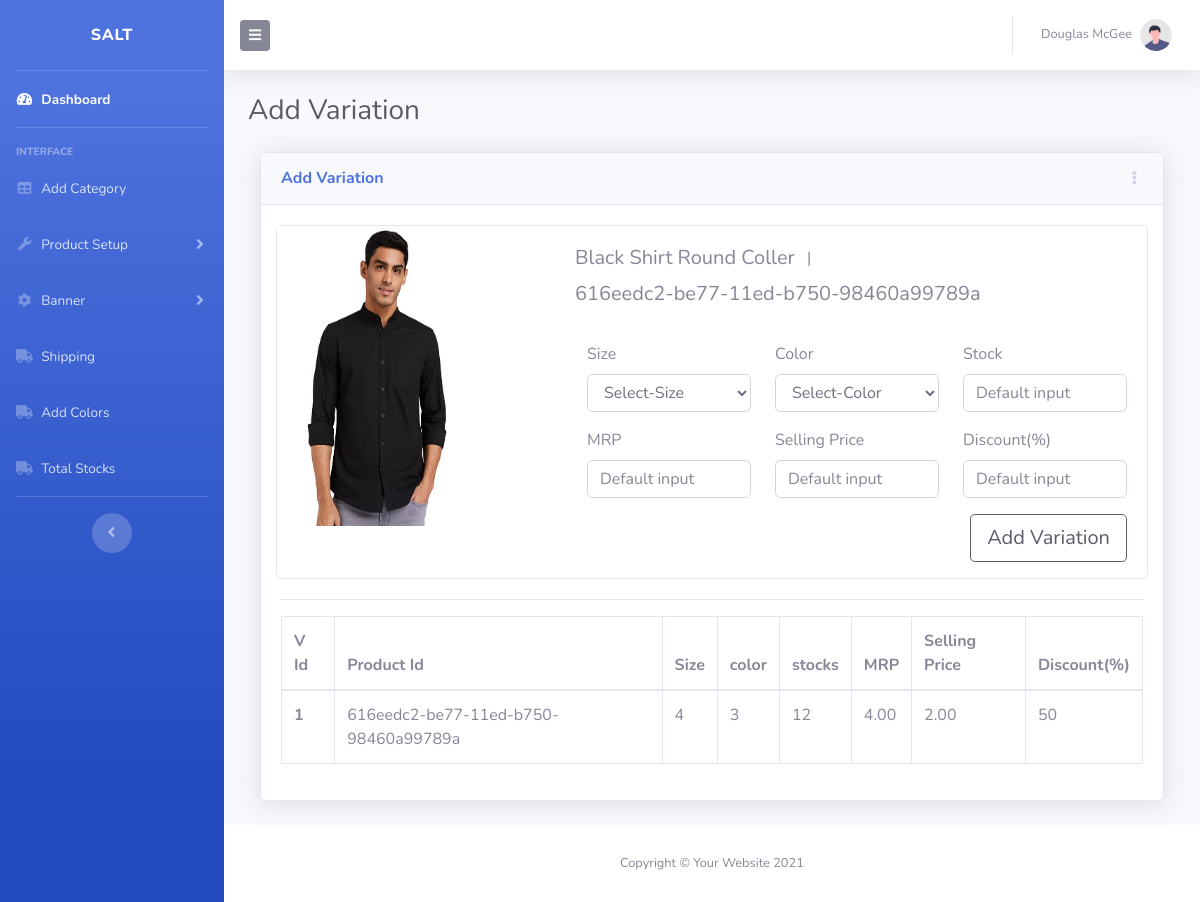
/add-variation/616eedc2-be77-11ed-b750-98460a99789a, run on the app's committed database.
### tables this page shows
CREATE TABLE `tbl_main_product` (
  `product_id` int(12) NOT NULL,
  `product_uuid` varchar(255) NOT NULL,
  `product_name` varchar(255) NOT NULL,
  `slug_product` varchar(255) NOT NULL,
  `brand_name` varchar(25) NOT NULL,
  `article_no` varchar(100) NOT NULL,
  `parent_cat_id` int(2) NOT NULL,
  `child_cat_id` int(2) NOT NULL,
  `slug_cat_child` varchar(255) DEFAULT NULL,
  `product_main_image` varchar(255) NOT NULL,
  `product_short_description` varchar(255) NOT NULL,
  `product_long_description` varchar(255) NOT NULL,
  `product_size` varchar(255) NOT NULL,
  `product_size_name` varchar(255) NOT NULL,
  `product_color` varchar(255) NOT NULL,
  `product_color_name` varchar(255) NOT NULL,
  `product_quantity` int(100) NOT NULL,
  `product_mrp` float(20,2) NOT NULL,
  `product_selling_price` float(20,2) NOT NULL,
  `discount_percentage` int(2) NOT NULL,
  `created_at` timestamp(6) NOT NULL DEFAULT current_timestamp(6) ON UPDATE current_timestamp(6),
  `updated_at` timestamp(6) NOT NULL DEFAULT '0000-00-00 00:00:00.000000',
  `status` int(2) NOT NULL DEFAULT 1,
  `isActive` int(2) NOT NULL DEFAULT 1
);

CREATE TABLE `tbl_product_variation` (
  `variant_id` int(11) NOT NULL,
  `product_id` int(11) NOT NULL,
  `product_uuid` varchar(255) NOT NULL,
  `product_size` varchar(255) NOT NULL,
  `product_size_name` varchar(255) NOT NULL,
  `product_color` varchar(255) NOT NULL,
  `product_color_name` varchar(255) NOT NULL,
  `product_mrp` float(20,2) NOT NULL,
  `product_selling_price` float(20,2) NOT NULL,
  `discount_percentage` int(2) NOT NULL,
  `product_quantity` int(11) NOT NULL,
  `created_at` timestamp(6) NOT NULL DEFAULT current_timestamp(6) ON UPDATE current_timestamp(6),
  `isDeleted` int(2) NOT NULL,
  `isActive` int(2) NOT NULL DEFAULT 1,
  `status` int(2) NOT NULL DEFAULT 1
);

### application/controllers/Admin/Admin_Controller.php (called while the page is built, shortened)
<?php
class Admin_Controller extends CI_Controller {
	function __construct() {
		$this->load->helper('url');
        $this->load->model('Admin_model');
	}
	public function add_variation($product_uuid)
	{
		$data['selected_product'] = $this->Admin_model->fetchSingleProduct($product_uuid);
		$data['product_sizes'] = $this->Admin_model->showSizes();
		$data['product_colors'] = $this->Admin_model->showColors();
		$data['variation'] = $this->Admin_model->fetchProductVariationDetails($product_uuid);
		$this->load->view('admin/header');
		$this->load->view('admin/side_nav');
		$this->load->view('admin/top_nav');
		$this->load->view('admin/add_variation', $data);
		$this->load->view('admin/footer');
	}
}

### index.php (called while the page is built, shortened)
<?php
require_once BASEPATH.'core/CodeIgniter.php';

### application/models/Admin_model.php (called while the page is built, shortened)
<?php
 class Admin_Model extends CI_Model{
    public function fetchSingleProduct($product_uuid)
    {
        $query = "SELECT product_id,product_uuid,product_color,product_name,article_no,product_main_image FROM tbl_main_product WHERE product_uuid='$product_uuid'";
        $q = $this->db->query($query);
        if ($q->num_rows() > 0) {
               return $q->result();
          }
          else {
              return NULL;
          }
    }
    public function fetchProductVariationDetails($product_id)
    {
        $query = "SELECT variant_id,product_id,product_uuid,product_size,
        product_color,product_mrp,product_selling_price,discount_percentage,
        product_quantity FROM tbl_product_variation WHERE product_uuid='$product_id'";
        $q = $this->db->query($query);
        if ($q->num_rows() > 0) {
               return $q->result();
          }
          else {
              return NULL;
          }
    }
}

### application/views/admin/add_variation.php (the view, shortened to what this page needs)
<!DOCTYPE html>
<html lang="en">
<head>
</head>
<body>
<div class="container-fluid">
 <div class="d-sm-flex align-items-center justify-content-between mb-4">
     <h1 class="h3 mb-0 text-gray-800">Add Variation</h1>
 </div>
  <div class="col-xl-12 col-lg-12">
         <div class="card shadow mb-4">
             <div
                 class="card-header py-3 d-flex flex-row align-items-center justify-content-between">
                 <h6 class="m-0 font-weight-bold text-primary">Add Variation</h6>
                 <div class="dropdown no-arrow">
                     <a class="dropdown-toggle" href="#" role="button" id="dropdownMenuLink"
                         data-toggle="dropdown" aria-haspopup="true" aria-expanded="false">
                         <i class="fas fa-ellipsis-v fa-sm fa-fw text-gray-400"></i>
                     </a>
                 </div>
             </div>
             <div class="card-body">
            <div class="form-row">
                    <form>
            <div class="card mb-1" style="">
  <div class="row no-gutters">
    <div class="col-md-4">
      <img class=""  src="<?= base_url('uploads/'.$selected_product[0]->product_main_image); ?>" height="300" width="200" alt="...">
    </div>
    <div class="col-md-8">
      <div class="card-body">
        <div class="row">
            <h5 class="card-title"><?= ($selected_product[0]->product_name);?></h5> &nbsp;&nbsp; | &nbsp;&nbsp;
            <h5 class="card-title"><?= ($selected_product[0]->product_uuid);?></h5>
        </div>
        <div class="row mt-4">
          <div class='col'>
          <div class="form-group">
                    <label for="">Size</label>
                    <select class="form-control"  name="product_size" id="product_size">
                    <option value='0'>Select-Size</option>
                    </select>
                  </div>
          </div>
          <div class='col'>
          <div class="form-group">
          <label for="exampleFormControlSelect1">Color</label>
                <select class="form-control" name="product_color" id="product_color">
                <option value=''>Select-Color</option>
                </select>
              </div>
          </div>
          <div class='col'>
              <label for="exampleFormControlSelect1">Stock</label>
              <input class="form-control" name="product_quantity" id="product_quantity" type="text" placeholder="Default input">
          </div>
        </div>
        <div class="row">
          <div class='col'>
          <label for="exampleFormControlSelect1">MRP</label>
              <input class="form-control" name="product_mrp" id="product_mrp" type="text" placeholder="Default input">
          </div>
          <div class='col'>
          <label for="exampleFormControlSelect1">Selling Price</label>
              <input class="form-control" name="product_selling_price" id="product_selling_price" type="text" placeholder="Default input">
          </div>
          <div class='col'>
          <label for="exampleFormControlSelect1">Discount(%)</label>
              <input class="form-control" name="discount_percentage" id="discount_percentage" type="text" placeholder="Default input">
          </div>
        </div>
  <button type="button" onclick='saveProductVariationDetails()' class="btn btn-outline-dark btn-lg my-3 ml-1 float-right">Add Variation</button>
      </div>
    </div>
      </div>
    </div>
    </form>
</div>
          <hr>
          <table class="table table-bordered">
  <thead>
    <tr>
      <th scope="col">V Id</th>
      <th scope="col">Product Id</th>
      <th scope="col">Size</th>
      <th scope="col">color</th>
      <th scope="col">stocks</th>
      <th scope="col">MRP</th>
      <th scope="col">Selling Price</th>
      <th scope="col">Discount(%)</th>
    </tr>
  </thead>
  <tbody>
    <?php
    if(isset($variation)){
      foreach($variation as $vari):
    ?>
    <tr>
      <th scope="row"><?= $vari->variant_id; ?></th>
      <td><?= $vari->product_uuid; ?></td>
      <td><?= $vari->product_size; ?></td>
      <td><?= $vari->product_color; ?></td>
      <td><?= $vari->product_quantity; ?></td>
      <td><?= $vari->product_mrp; ?></td>
      <td><?= $vari->product_selling_price; ?></td>
      <td><?= $vari->discount_percentage; ?></td>
    </tr>
    <?php endforeach;} ?>
  </tbody>
</table>
         </div>
     </div>
</div>
</div>
</body>
</html>

### data on the page
tbl_main_product: product_main_image (picture), product_name "Black Shirt Round Coller", product_uuid "616eedc2-be77-11ed-b750-98460a99789a"
tbl_product_variation: variant_id "1", product_uuid "616eedc2-be77-11ed-b750-98460a99789a", product_size "4", product_color "3", product_quantity "12", product_mrp "4.00", product_selling_price "2.00", discount_percentage "50"
